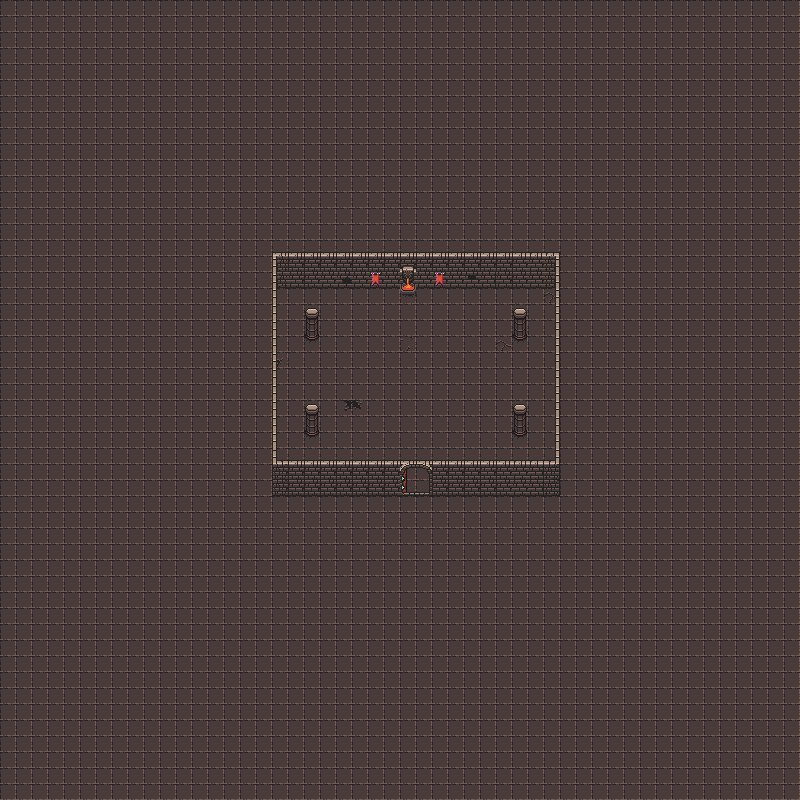

Below is a game level as drawn by its tile map, then a one-line description and the .tmx that defines it (tile-layer data replaced by summaries):
An orthogonal 50x50 tile map with 16x16 px tiles, 3 tile layers (ground, walls, objects) and 20 objects (5x solid, 2x enemy, 2x npc, player).

<map version="1.4" tiledversion="1.4.1" orientation="orthogonal" renderorder="right-down" width="50" height="50" tilewidth="16" tileheight="16" infinite="0" nextlayerid="13" nextobjectid="34">
 <tileset firstgid="1" name="0x72_DungeonTilesetII_v1.3" tilewidth="16" tileheight="16" tilecount="1024" columns="32">
  <image source="map.png" width="512" height="512" />
 </tileset>
 <layer id="1" name="ground" width="50" height="50">
  <data>[2500 cells, 2500 non-empty, 6 distinct tile ids]</data>
 </layer>
 <layer id="3" name="walls" width="50" height="50">
  <data>[2500 cells, 140 non-empty, 21 distinct tile ids]</data>
 </layer>
 <layer id="6" name="objects" width="50" height="50">
  <data>[2500 cells, 17 non-empty, 7 distinct tile ids]</data>
 </layer>
 <objectgroup id="7" name="solid">
  <object id="7" type="solid" x="273.333" y="253.667" width="284.667" height="26.3333" />
  <object id="8" type="solid" x="273.333" y="287.667" width="2.66667" height="178" />
  <object id="9" type="solid" x="556.333" y="288.667" width="2.33333" height="176.667" />
  <object id="10" type="solid" x="273" y="460.333" width="129" height="24.6667" />
  <object id="12" type="solid" x="430" y="461" width="129.333" height="25" />
  <object id="13" x="306.667" y="310" width="10.3333" height="20.3333" />
  <object id="14" x="306.667" y="406" width="10.3333" height="22.3333" />
  <object id="15" x="514" y="406.667" width="11.6667" height="21" />
  <object id="17" x="514" y="308.667" width="13" height="22.6667" />
  <object id="18" x="400.33" y="285" width="13.6667" height="3" />
  <object id="21" x="-14" y="-15" width="825" height="156" />
  <object id="23" x="-11" y="133" width="173" height="676" />
  <object id="24" x="661" y="138" width="151" height="669" />
  <object id="27" x="156" y="632" width="512" height="174" />
  <object id="28" x="465" y="907" />
 </objectgroup>
 <objectgroup id="8" name="player">
  <object id="20" name="player" type="player" x="412.333" y="394.667">
   <point />
  </object>
 </objectgroup>
 <objectgroup id="11" name="enemy">
  <object id="29" name="enemy" type="enemy" x="461.333" y="343">
   <point />
  </object>
  <object id="33" name="enemy" type="enemy" x="493.333" y="383.667">
   <point />
  </object>
 </objectgroup>
 <objectgroup id="12" name="npc">
  <object id="31" name="npc0" type="npc" x="359" y="338.333">
   <point />
  </object>
  <object id="32" name="npc1" type="npc" x="338.333" y="438">
   <point />
  </object>
 </objectgroup>
</map>
